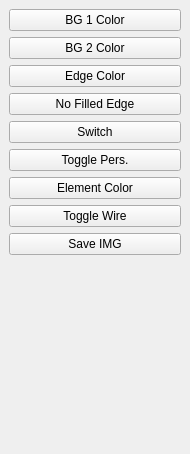
<?xml version="1.0" encoding="UTF-8"?>
<ui version="4.0">
 <class>Dock_View</class>
 <widget class="QDockWidget" name="Dock_View">
  <property name="geometry">
   <rect>
    <x>0</x>
    <y>0</y>
    <width>190</width>
    <height>454</height>
   </rect>
  </property>
  <property name="toolTip">
   <string>View Dock</string>
  </property>
  <property name="statusTip">
   <string>View Utilities Dock</string>
  </property>
  <property name="allowedAreas">
   <set>Qt::LeftDockWidgetArea|Qt::RightDockWidgetArea</set>
  </property>
  <property name="windowTitle">
   <string>View</string>
  </property>
  <widget class="QWidget" name="dockWidgetContents">
   <layout class="QGridLayout" name="gridLayout">
    <item row="5" column="0">
     <widget class="QPushButton" name="btn_switch">
      <property name="toolTip">
       <string>Switch Background for Printing</string>
      </property>
      <property name="text">
       <string>Switch</string>
      </property>
     </widget>
    </item>
    <item row="7" column="0">
     <widget class="QPushButton" name="btn_elementcolor">
      <property name="text">
       <string>Element Color</string>
      </property>
     </widget>
    </item>
    <item row="4" column="0">
     <widget class="QPushButton" name="btn_nofillededge">
      <property name="text">
       <string>No Filled Edge</string>
      </property>
     </widget>
    </item>
    <item row="10" column="0">
     <spacer name="verticalSpacer">
      <property name="orientation">
       <enum>Qt::Vertical</enum>
      </property>
      <property name="sizeHint" stdset="0">
       <size>
        <width>20</width>
        <height>150</height>
       </size>
      </property>
     </spacer>
    </item>
    <item row="8" column="0">
     <widget class="QPushButton" name="btn_togglewire">
      <property name="text">
       <string>Toggle Wire</string>
      </property>
     </widget>
    </item>
    <item row="1" column="0">
     <widget class="QPushButton" name="btn_bgcolor2">
      <property name="text">
       <string>BG 2 Color</string>
      </property>
     </widget>
    </item>
    <item row="6" column="0">
     <widget class="QPushButton" name="btn_perspectivetoggle">
      <property name="text">
       <string>Toggle Pers.</string>
      </property>
     </widget>
    </item>
    <item row="9" column="0">
     <widget class="QPushButton" name="btn_saveimg">
      <property name="text">
       <string>Save IMG</string>
      </property>
     </widget>
    </item>
    <item row="3" column="0">
     <widget class="QPushButton" name="btn_edgecolor">
      <property name="text">
       <string>Edge Color</string>
      </property>
     </widget>
    </item>
    <item row="0" column="0">
     <widget class="QPushButton" name="btn_bgcolor1">
      <property name="sizePolicy">
       <sizepolicy hsizetype="Expanding" vsizetype="Fixed">
        <horstretch>0</horstretch>
        <verstretch>0</verstretch>
       </sizepolicy>
      </property>
      <property name="text">
       <string>BG 1 Color</string>
      </property>
     </widget>
    </item>
   </layout>
  </widget>
 </widget>
 <resources/>
 <connections/>
</ui>
